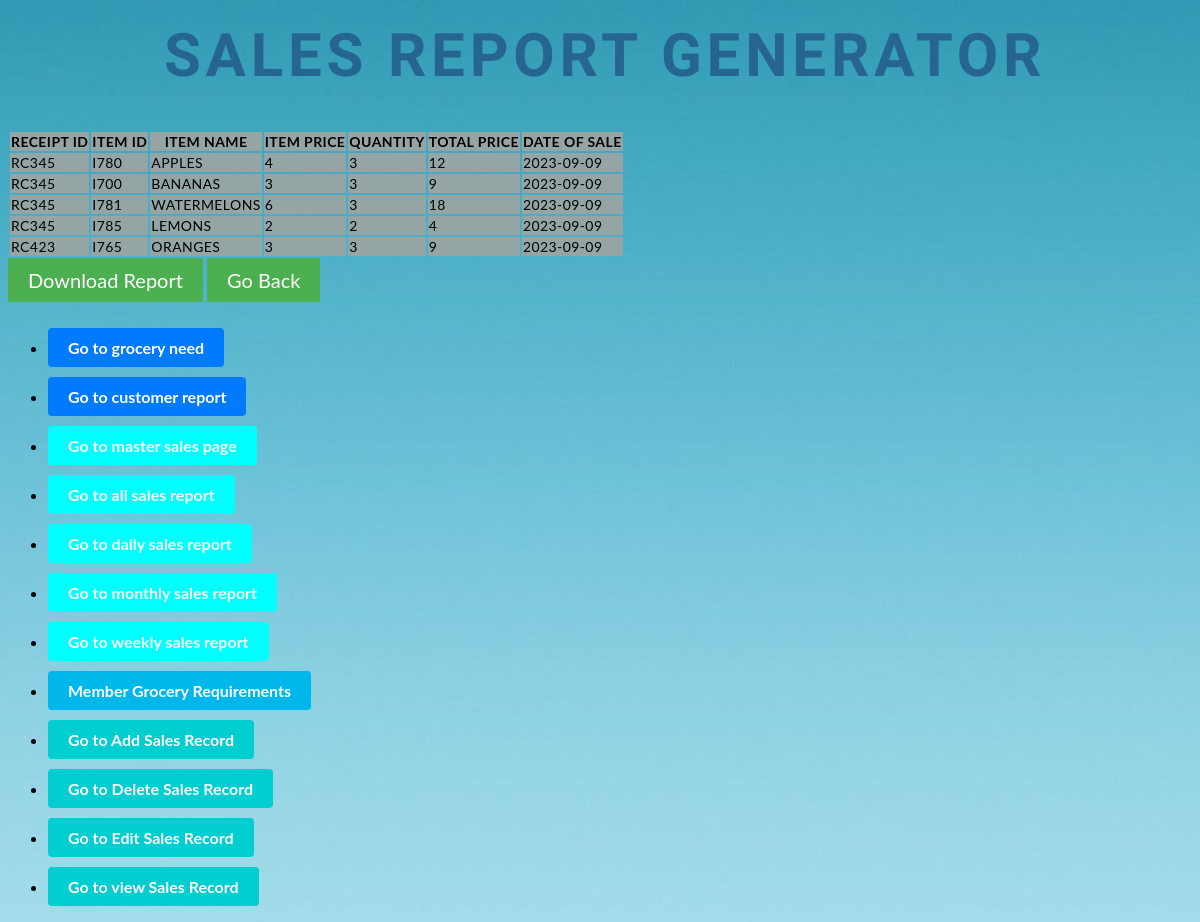
The app's page /salesreport/allsales.php with its own data.
### tables this page shows
CREATE TABLE `sales` (
  `ReceiptID` text NOT NULL,
  `ItemID` text NOT NULL,
  `ItemName` text NOT NULL,
  `ItemPrice` float NOT NULL,
  `Quantity` int(11) NOT NULL,
  `TotalPrice` float NOT NULL,
  `DateofSale` date DEFAULT NULL
);

### salesreport/allsales.php (the view, shortened to what this page needs)
<!DOCTYPE html>
<html lang="en">
<head>
    <link href="salesreportstyle/salesreportstyle.css" rel="stylesheet" type="text/css" />
</head>
<body>
    <div>
        <h2 id="main">Sales Report Generator</h2><br/><br/>
    </div>
    <table class="table table-striped table-bordered">
        <thead class="thead-dark">
            <tr>
                <th>Receipt ID</th>
                <th>Item ID</th>
                <th>Item Name</th>
                <th>Item Price</th>
                <th>Quantity</th>
                <th>Total Price</th>
                <th>Date of Sale</th>
            </tr>
        </thead>
        <tbody>
       <?php
        $dbHost     = "127.0.0.1";
        $dbUsername = "root";
        $dbPassword = "";
        $dbName     = "salesdatabase";
        $db = new mysqli($dbHost, $dbUsername, $dbPassword, $dbName);
        $result = $db->query("SELECT * FROM sales ORDER BY ReceiptID ASC");
        if($result->num_rows > 0){
            while($row = $result->fetch_assoc()){
        ?>
            <tr>
                <td><?php echo $row['ReceiptID']; ?></td>
                <td><?php echo $row['ItemID']; ?></td>
                <td><?php echo $row['ItemName']; ?></td>
                <td><?php echo $row['ItemPrice']; ?></td>
                <td><?php echo $row['Quantity']; ?></td>
                <td><?php echo $row['TotalPrice']; ?></td>
                <td><?php echo $row['DateofSale']; ?></td>
            </tr>
        <?php } }else{ ?>
            <tr><td colspan="7">No Stock(s) found...</td></tr>
        <?php } ?>
        </tbody>
    </table>
    <div class="col-md-12 head">
        <div class="dwn5">
            <a href="allexportData.php" class="dwn5"> Download Report</a>
        </div>
        <div class="dwn5">
            <a href="index.html" class="dwn5">Go Back</a>
        </div>
    </div>
    <ul>
    <li><a href="CsvProcess.php" class="button"> Go to grocery need</a></li>
    <li><a href="customer_report.php" class="button"> Go to customer report</a></li>
    <li><a href="index.html" class="button2">Go to master sales page</a></li>
    <li><a href="allsales.php" class="button2">Go to all sales report</a></li>
    <li><a href="dailysales.php" class="button2">Go to daily sales report</a></li>
    <li><a href="monthlysales.php" class="button2">Go to monthly sales report</a></li>
    <li><a href="weeklysales.php" class="button2">Go to weekly sales report</a></li>
    <li><a href="index.php" class="button3">Member Grocery Requirements</a></li>
    <li><a href="addsalesrecord.php" class="button4">Go to Add Sales Record</a></li>
    <li><a href="deletesalesrecord.php" class="button4">Go to Delete Sales Record</a></li>
    <li><a href="editsalesrecord.php" class="button4">Go to Edit Sales Record</a></li>
    <li><a href="viewsalesrecord.php" class="button4">Go to view Sales Record</a></li>
    </ul>
</body>
</html>

### salesreport/salesreportstyle/salesreportstyle.css (style rules this page uses)
body { font-family: 'lato', sans-serif; background-image: url("salesreportimages/background.jpg"); background-repeat:no-repeat; background-size:cover; }
h2 { font-size: 26px; margin: 20px 0; text-align: center; small font-size: 0.5em; }
tr { background-color: #95A5A6; font-size: 14px; text-transform: uppercase; letter-spacing: 0.03em; }
.dwn5 { background-color: #4CAF50; border: black; color: white; padding: 5px 10px; text-align: center; text-decoration: none; display: inline-block; font-size: 16px; cursor: pointer; font-size: 20px; border-color: black; }
#main { text-transform:uppercase; font-family: 'Catamaran', sans-serif; font-size:60px; text-align:center; letter-spacing:0.08em; color:#266590; padding:0px 0px 0px 10px; margin-bottom: 1px; }

### salesreport/allsales.php (style rules this page uses)
.button { display: inline-block; background-color: #007bff; color: #fff; padding: 10px 20px; text-decoration: none; border: none; border-radius: 4px; font-weight: bold; margin-top: 10px; }
.button2 { display: inline-block; background-color: #00ffff; color: #fff; padding: 10px 20px; text-decoration: none; border: none; border-radius: 4px; font-weight: bold; margin-top: 10px; }
.button3 { display: inline-block; background-color: #00b7eb; color: #fff; padding: 10px 20px; text-decoration: none; border: none; border-radius: 4px; font-weight: bold; margin-top: 10px; }
.button4 { display: inline-block; background-color: #00ced1; color: #fff; padding: 10px 20px; text-decoration: none; border: none; border-radius: 4px; font-weight: bold; margin-top: 10px; }

### records on screen
sales: ReceiptID "RC345", ItemID "I780", ItemName "APPLES", ItemPrice "4", Quantity "3", TotalPrice "12", DateofSale "2023-09-09"
sales: ReceiptID "RC345", ItemID "I700", ItemName "BANANAS", ItemPrice "3", Quantity "3", TotalPrice "9", DateofSale "2023-09-09"
sales: ReceiptID "RC345", ItemID "I781", ItemName "WATERMELONS", ItemPrice "6", Quantity "3", TotalPrice "18", DateofSale "2023-09-09"
sales: ReceiptID "RC345", ItemID "I785", ItemName "LEMONS", ItemPrice "2", Quantity "2", TotalPrice "4", DateofSale "2023-09-09"
sales: ReceiptID "RC423", ItemID "I765", ItemName "ORANGES", ItemPrice "3", Quantity "3", TotalPrice "9", DateofSale "2023-09-09"
